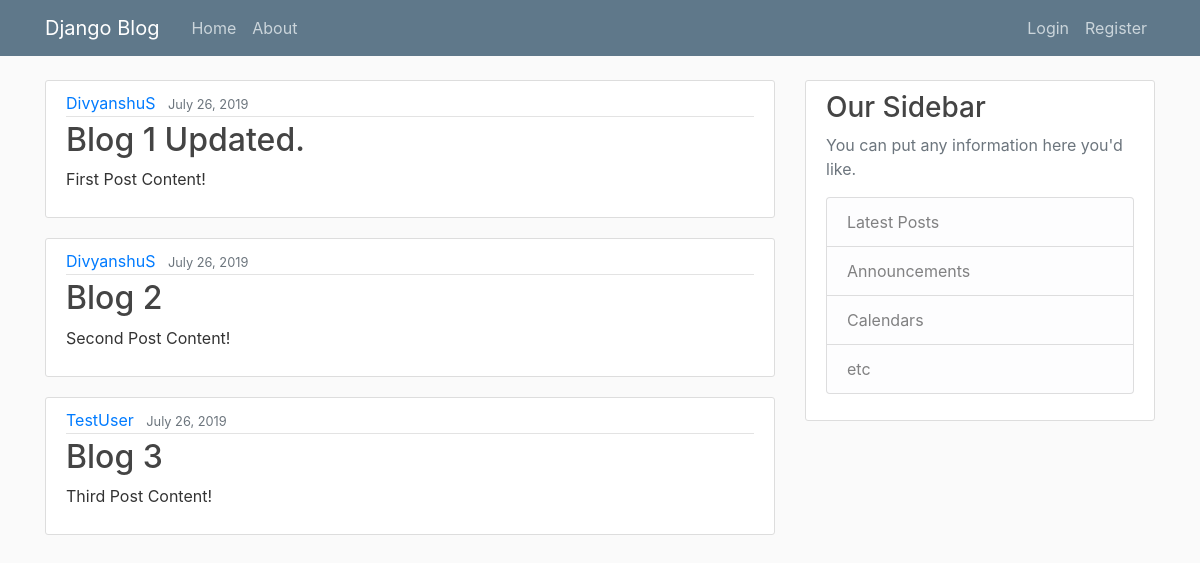
/, run on an earlier commit of the app's database.
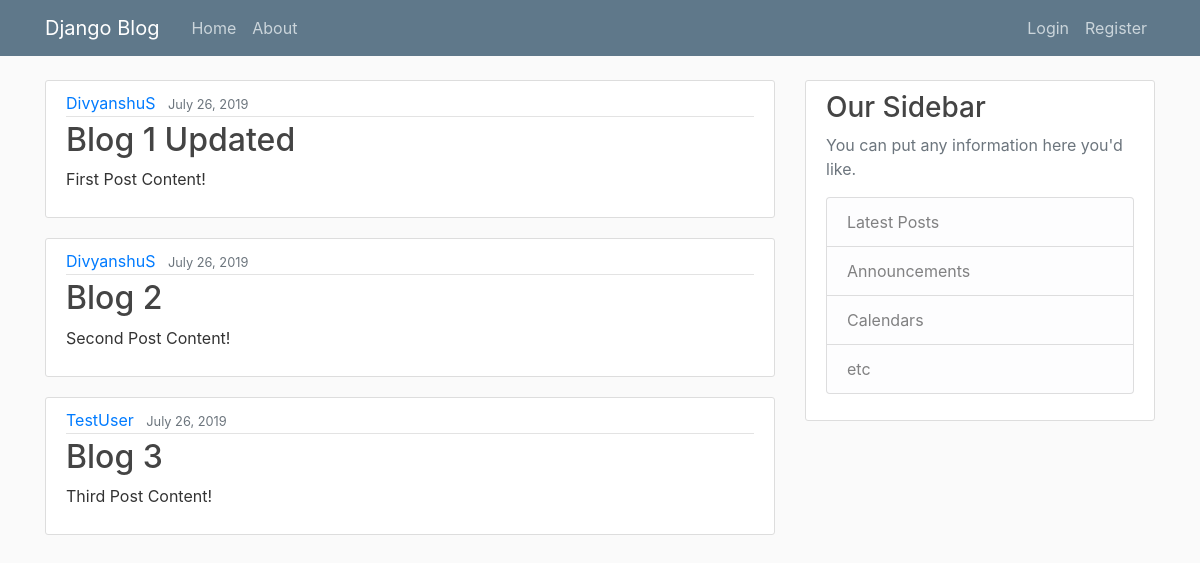
And on a later commit of the database.
### blog/models.py (models this page shows, shortened)
class Post(models.Model):
    title = models.CharField(max_length=100)
    content = models.TextField()
    date_posted = models.DateTimeField(default=timezone.now)
    author = models.ForeignKey(User, on_delete=models.CASCADE)

### blog/views.py (the view)
# urls.py: path('', views.home, name='blog-home'),
def home(request):
    context = {
        'posts': Post.objects.all(),
    }
    return render(request, 'blog/home.html', context)

### blog/templates/blog/home.html
{% extends 'blog/base.html' %}
{% block content %}
  {% for post in posts %}
    <article class="media content-section">
      <div class="media-body">
        <div class="article-metadata">
          <a class="mr-2" href="#">{{ post.author }}</a>
          <small class="text-muted">{{ post.date_posted|date:"F d, Y" }}</small>
        </div>
        <h2><a class="article-title" href="#">{{ post.title }}</a></h2>
        <p class="article-content">{{ post.content }}</p>
      </div>
    </article>
  {% endfor %}
{% endblock content %}

What changed in the data, as far as the page shows it:
changed Post "First Post Content!": title "Blog 1 Updated." → "Blog 1 Updated"
